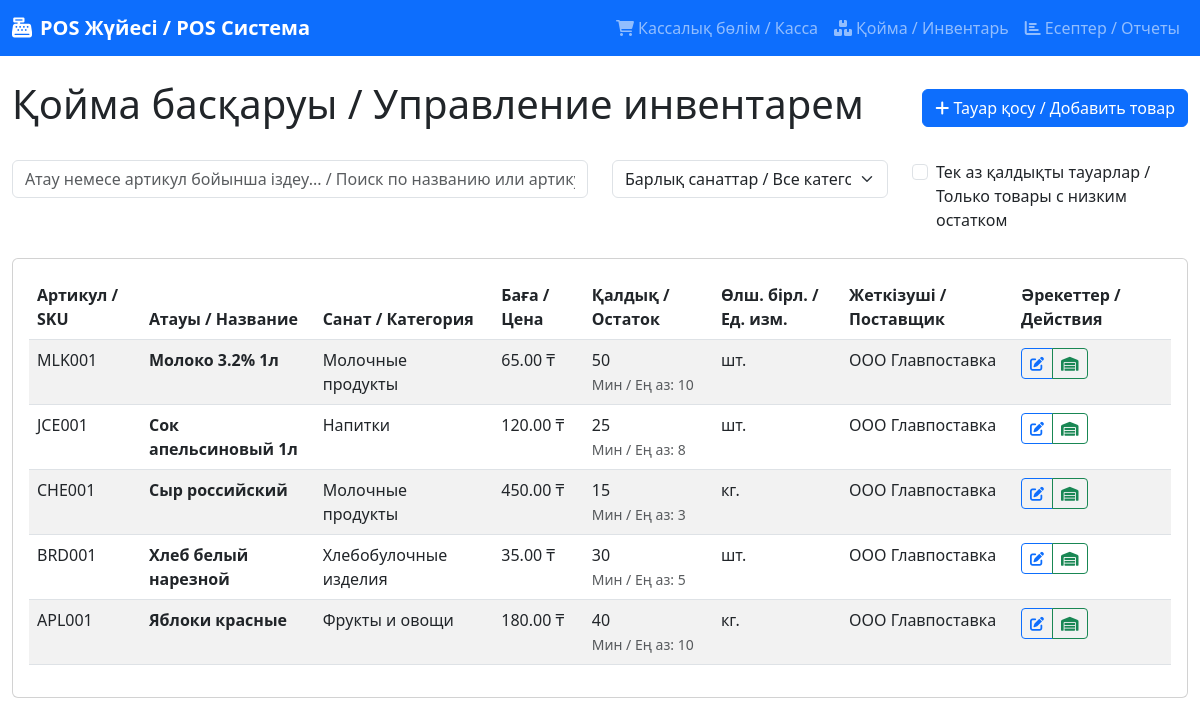
Page /inventory on the committed database.
### models.py (models this page shows, shortened)
class Product(db.Model):
    __tablename__ = 'products'
    id = db.Column(db.Integer, primary_key=True)
    sku = db.Column(db.String(50), unique=True, nullable=False)
    name = db.Column(db.String(200), nullable=False)
    description = db.Column(db.Text)
    unit_type = db.Column(db.Enum(UnitType), default=UnitType.PIECE)
    price = db.Column(db.Numeric(10, 2), nullable=False)
    cost_price = db.Column(db.Numeric(10, 2), default=0.00)  # For profit calculation
    stock_quantity = db.Column(db.Integer, default=0)
    min_stock_level = db.Column(db.Integer, default=0)
    image_filename = db.Column(db.String(100))
    is_active = db.Column(db.Boolean, default=True)
    created_at = db.Column(db.DateTime, default=datetime.utcnow)
    updated_at = db.Column(db.DateTime, default=datetime.utcnow, onupdate=datetime.utcnow)
    supplier_id = db.Column(db.Integer, db.ForeignKey('suppliers.id'))
    category_id = db.Column(db.Integer, db.ForeignKey('categories.id'))
    transaction_items = db.relationship('TransactionItem', backref='product', lazy=True)
    purchase_order_items = db.relationship('PurchaseOrderItem', backref='product', lazy=True)
    @property
    def is_low_stock(self):
        return self.stock_quantity <= self.min_stock_level

class Category(db.Model):
    __tablename__ = 'categories'
    id = db.Column(db.Integer, primary_key=True)
    name = db.Column(db.String(50), nullable=False, unique=True)
    description = db.Column(db.Text)
    created_at = db.Column(db.DateTime, default=datetime.utcnow)
    products = db.relationship('Product', backref='category', lazy=True)

class Supplier(db.Model):
    __tablename__ = 'suppliers'
    id = db.Column(db.Integer, primary_key=True)
    name = db.Column(db.String(100), nullable=False)
    contact_person = db.Column(db.String(100))
    phone = db.Column(db.String(20))
    email = db.Column(db.String(100))
    address = db.Column(db.Text)
    created_at = db.Column(db.DateTime, default=datetime.utcnow)
    is_active = db.Column(db.Boolean, default=True)
    products = db.relationship('Product', backref='supplier', lazy=True)
    purchase_orders = db.relationship('PurchaseOrder', backref='supplier', lazy=True)

### app.py (the view, shortened to what this page needs)
@app.route('/inventory')
def inventory():
    search = request.args.get('search', '')
    category_id = request.args.get('category_id')
    low_stock = request.args.get('low_stock')
    query = Product.query.filter_by(is_active=True)
    if category_id:
        query = query.filter_by(category_id=category_id)
    if low_stock:
        query = query.filter(Product.stock_quantity <= Product.min_stock_level)
    products = query.order_by(Product.name).all()
    categories = Category.query.all()
    suppliers = Supplier.query.filter_by(is_active=True).all()
    return render_template('inventory.html',
                         products=products,
                         categories=categories,
                         suppliers=suppliers,
                         search=search,
                         selected_category=category_id,
                         show_low_stock=low_stock)

### templates/inventory.html (shortened to what this page needs)
{% extends "base.html" %}
{% block content %}
<div class="container-fluid py-4">
    <div class="row">
        <div class="col-12">
            <div class="d-flex justify-content-between align-items-center mb-4">
                <h1>Қойма басқаруы / Управление инвентарем</h1>
                <button class="btn btn-primary" data-bs-toggle="modal" data-bs-target="#addProductModal">
                    <i class="fas fa-plus"></i> Тауар қосу / Добавить товар
                </button>
            </div>
        </div>
    </div>
    <div class="row mb-4">
        <div class="col-md-6">
            <input type="text" class="form-control" placeholder="Атау немесе артикул бойынша іздеу... / Поиск по названию или артикулу...">
        </div>
        <div class="col-md-3">
            <select class="form-select">
                <option value="">Барлық санаттар / Все категории</option>
            </select>
        </div>
        <div class="col-md-3">
            <div class="form-check">
                <input class="form-check-input" type="checkbox" id="lowStockOnly">
                <label class="form-check-label" for="lowStockOnly">
                    Тек аз қалдықты тауарлар / Только товары с низким остатком
                </label>
            </div>
        </div>
    </div>
    <div class="row">
        <div class="col-12">
            <div class="card">
                <div class="card-body">
                    <div class="table-responsive">
                        <table class="table table-striped">
                            <thead>
                                <tr>
                                    <th>Артикул / SKU</th>
                                    <th>Атауы / Название</th>
                                    <th>Санат / Категория</th>
                                    <th>Баға / Цена</th>
                                    <th>Қалдық / Остаток</th>
                                    <th>Өлш. бірл. / Ед. изм.</th>
                                    <th>Жеткізуші / Поставщик</th>
                                    <th>Әрекеттер / Действия</th>
                                </tr>
                            </thead>
                            <tbody>
                                {% for product in products %}
                                <tr{% if product.is_low_stock %} class="table-warning"{% endif %}>
                                    <td>{{ product.sku }}</td>
                                    <td>
                                        <strong>{{ product.name }}</strong>
                                    </td>
                                    <td>{{ product.category.name if product.category else '-' }}</td>
                                    <td>{{ "%.2f"|format(product.price) }} ₸</td>
                                    <td>
                                        <span{% if product.is_low_stock %} class="low-stock"{% endif %}>
                                            {{ product.stock_quantity }}
                                        </span>
                                        {% if product.min_stock_level > 0 %}
                                        <br><small class="text-muted">Мин / Ең аз: {{ product.min_stock_level }}</small>
                                        {% endif %}
                                    </td>
                                    <td>{{ product.unit_type.value }}</td>
                                    <td>{{ product.supplier.name if product.supplier else '-' }}</td>
                                    <td>
                                        <div class="btn-group btn-group-sm">
                                            <button class="btn btn-outline-primary" title="Өңдеу / Редактировать">
                                                <i class="fas fa-edit"></i>
                                            </button>
                                            <button class="btn btn-outline-success" title="Қалдықты өзгерту / Изменить остаток">
                                                <i class="fas fa-warehouse"></i>
                                            </button>
                                        </div>
                                    </td>
                                </tr>
                                {% endfor %}
                            </tbody>
                        </table>
                    </div>
                </div>
            </div>
        </div>
    </div>
</div>
{% endblock %}

### templates/base.html (shortened to what this page needs)
<!DOCTYPE html>
<html lang="ru">
<head>
    <link href="https://cdn.jsdelivr.net/npm/bootstrap@5.3.0/dist/css/bootstrap.min.css" rel="stylesheet">
    <link href="https://cdnjs.cloudflare.com/ajax/libs/font-awesome/6.0.0/css/all.min.css" rel="stylesheet">
</head>
<body>
    <nav class="navbar navbar-expand-lg navbar-dark bg-primary">
        <div class="container-fluid">
            <a class="navbar-brand" href="{{ url_for('index') }}">
                <i class="fas fa-cash-register me-2"></i>POS Жүйесі / POS Система
            </a>
            <div class="navbar-nav ms-auto">
                <a class="nav-link" href="{{ url_for('pos') }}">
                    <i class="fas fa-shopping-cart me-1"></i>Кассалық бөлім / Касса
                </a>
                <a class="nav-link" href="{{ url_for('inventory') }}">
                    <i class="fas fa-boxes me-1"></i>Қойма / Инвентарь
                </a>
                <a class="nav-link" href="{{ url_for('reports') }}">
                    <i class="fas fa-chart-bar me-1"></i>Есептер / Отчеты
                </a>
            </div>
        </div>
    </nav>
    <main>
        {% block content %}{% endblock %}
    </main>
</body>
</html>

### templates/base.html (style rules this page uses)
body { font-family: 'Segoe UI', Tahoma, Geneva, Verdana, sans-serif; }
.navbar-brand { font-weight: bold; }

### rows in the picture
Product: sku "MLK001", name "Молоко 3.2% 1л", category "Молочные продукты", price "65.00", stock_quantity "50", min_stock_level "10", unit_type.value "шт.", supplier "ООО Главпоставка"
Product: sku "JCE001", name "Сок апельсиновый 1л", category "Напитки", price "120.00", stock_quantity "25", min_stock_level "8", unit_type.value "шт.", supplier "ООО Главпоставка"
Product: sku "CHE001", name "Сыр российский", category "Молочные продукты", price "450.00", stock_quantity "15", min_stock_level "3", unit_type.value "кг.", supplier "ООО Главпоставка"
Product: sku "BRD001", name "Хлеб белый нарезной", category "Хлебобулочные изделия", price "35.00", stock_quantity "30", min_stock_level "5", unit_type.value "шт.", supplier "ООО Главпоставка"
Product: sku "APL001", name "Яблоки красные", category "Фрукты и овощи", price "180.00", stock_quantity "40", min_stock_level "10", unit_type.value "кг.", supplier "ООО Главпоставка"
